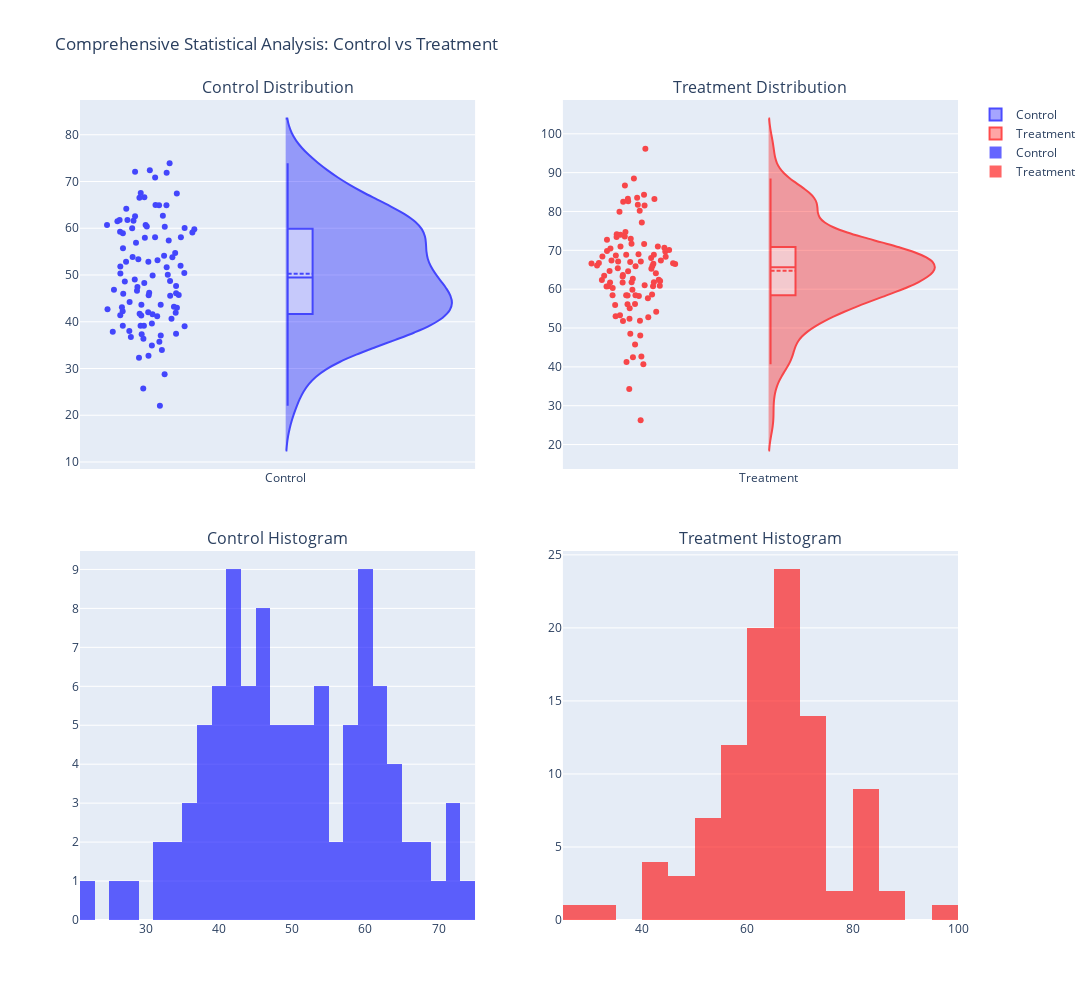

Write notebook code for a chart like this one.
### Markdown cell above
## 6. Advanced Example: Combined Analysis

Demonstrate how to use PlotGrid directly for custom statistical visualizations.

### Code cell
from neural_analysis.plotting import PlotGrid, PlotSpec, GridLayoutConfig

# Generate data for different analysis types
np.random.seed(123)
control_data = np.random.randn(100) * 10 + 50
treatment_data = np.random.randn(100) * 12 + 65

# Create custom grid with multiple plot types
plot_specs = [
    # Violin plots in first row
    PlotSpec(
        data=control_data,
        plot_type='violin',
        subplot_position=0,
        title='Control Distribution',
        label='Control',
        color='blue',
        kwargs={'showbox': True, 'showpoints': True, 'showmeans': True}
    ),
    PlotSpec(
        data=treatment_data,
        plot_type='violin',
        subplot_position=1,
        title='Treatment Distribution',
        label='Treatment',
        color='red',
        kwargs={'showbox': True, 'showpoints': True, 'showmeans': True}
    ),
    
    # Histograms in second row
    PlotSpec(
        data=control_data,
        plot_type='histogram',
        subplot_position=2,
        title='Control Histogram',
        label='Control',
        color='blue',
        alpha=0.6,
        kwargs={'bins': 30}
    ),
    PlotSpec(
        data=treatment_data,
        plot_type='histogram',
        subplot_position=3,
        title='Treatment Histogram',
        label='Treatment',
        color='red',
        alpha=0.6,
        kwargs={'bins': 30}
    ),
]

# Create grid
grid = PlotGrid(
    plot_specs=plot_specs,
    layout=GridLayoutConfig(rows=2, cols=2),
    config=PlotConfig(
        title="Comprehensive Statistical Analysis: Control vs Treatment",
        figsize=(12, 10)
    ),
    backend='plotly'
)

fig = grid.plot()
fig.show()

print("\n" + "="*70)
print("✓ Custom PlotGrid created with mixed plot types!")
print("="*70)
print("\nKey Takeaway: All statistical plotting should use PlotGrid for:")
print("  • Consistent styling across all visualizations")
print("  • Easy multi-panel layouts")
print("  • Flexible backend switching (matplotlib ↔ plotly)")
print("  • Legend deduplication and proper formatting")
print("  • Metadata-driven approach for reproducibility")

### Figure 1 — Plotly figure (JSON) as saved in the notebook; plotly's stock layout.template omitted (floating-point values rounded to 4 significant figures)
{"data": [{"box": {"fillcolor": "rgba(255, 255, 255, 0.5)", "line": {"color": "blue", "width": 2}, "visible": true, "width": 0.3}, "jitter": 0.3, "marker": {"color": "blue"}, "meanline": {"color": "blue", "visible": true, "width": 2}, "name": "Control", "opacity": 0.7, "pointpos": -0.8, "points": "all", "showlegend": true, "side": "positive", "type": "violin", "xaxis": "x", "y": [39.14, 59.97, 52.83, 34.94, 44.21, 66.51, 25.73, 45.71, 62.66, 41.33, 43.21, 49.05, 64.91, 43.61, 45.56, 45.66, 72.06, 71.87, 60.04, 53.86, 57.37, 64.91, 40.64, 61.76, 37.46, 43.62, 59.07, 35.71, 48.6, 41.38, 47.44, 22.01, 32.28, 43.0, 59.27, 48.26, 50.03, 56.88, 41.2, 52.84, 41.95, 32.72, 46.09, 55.74, 53.39, 49.88, 73.92, 54.13, 59.79, 72.38, 37.06, 39.61, 67.44, 42.02, 50.3, 60.69, 58.91, 67.55, 64.96, 60.69, 42.27, 57.95, 53.14, 36.74, 64.17, 58.07, 50.45, 47.67, 38.02, 52.0, 54.68, 41.69, 61.62, 39.03, 28.77, 60.4, 45.97, 48.74, 41.62, 33.94, 62.55, 43.11, 66.61, 58.07, 46.85, 39.14, 42.68, 37.87, 70.87, 51.64, 61.5, 37.33, 51.81, 61.78, 46.65, 60.31, 39.15, 36.37, 53.79, 46.21], "yaxis": "y"}, {"box": {"fillcolor": "rgba(255, 255, 255, 0.5)", "line": {"color": "red", "width": 2}, "visible": true, "width": 0.3}, "jitter": 0.3, "marker": {"color": "red"}, "meanline": {"color": "red", "visible": true, "width": 2}, "name": "Treatment", "opacity": 0.7, "pointpos": -0.8, "points": "all", "showlegend": true, "side": "positive", "type": "violin", "xaxis": "x2", "y": [72.7, 41.27, 73.55, 96.18, 64.7, 65.41, 67.15, 42.66, 70.11, 45.74, 59.87, 79.91, 56.18, 71.01, 77.15, 68.34, 48.55, 61.01, 88.51, 40.7, 61.69, 58.37, 66.45, 73.98, 84.3, 61.76, 74.75, 71.0, 70.69, 58.23, 53.03, 51.8, 55.92, 68.86, 74.13, 68.88, 58.41, 86.67, 83.23, 60.75, 55.12, 66.56, 80.21, 68.99, 71.68, 62.46, 70.48, 83.53, 62.12, 66.72, 68.05, 68.4, 48.06, 42.48, 52.76, 67.02, 71.65, 58.63, 81.53, 63.28, 65.24, 62.67, 66.61, 73.45, 72.99, 54.22, 83.28, 51.86, 65.95, 61.71, 52.41, 64.1, 56.11, 65.87, 69.84, 82.66, 68.69, 57.67, 60.3, 66.68, 66.12, 82.52, 81.74, 60.69, 58.42, 34.32, 58.41, 53.26, 60.74, 69.7, 67.13, 64.64, 67.39, 63.49, 67.36, 26.23, 61.77, 63.67, 60.9, 62.38], "yaxis": "y2"}, {"marker": {"color": "blue"}, "name": "Control", "nbinsx": 30, "opacity": 0.6, "showlegend": true, "type": "histogram", "x": [39.14, 59.97, 52.83, 34.94, 44.21, 66.51, 25.73, 45.71, 62.66, 41.33, 43.21, 49.05, 64.91, 43.61, 45.56, 45.66, 72.06, 71.87, 60.04, 53.86, 57.37, 64.91, 40.64, 61.76, 37.46, 43.62, 59.07, 35.71, 48.6, 41.38, 47.44, 22.01, 32.28, 43.0, 59.27, 48.26, 50.03, 56.88, 41.2, 52.84, 41.95, 32.72, 46.09, 55.74, 53.39, 49.88, 73.92, 54.13, 59.79, 72.38, 37.06, 39.61, 67.44, 42.02, 50.3, 60.69, 58.91, 67.55, 64.96, 60.69, 42.27, 57.95, 53.14, 36.74, 64.17, 58.07, 50.45, 47.67, 38.02, 52.0, 54.68, 41.69, 61.62, 39.03, 28.77, 60.4, 45.97, 48.74, 41.62, 33.94, 62.55, 43.11, 66.61, 58.07, 46.85, 39.14, 42.68, 37.87, 70.87, 51.64, 61.5, 37.33, 51.81, 61.78, 46.65, 60.31, 39.15, 36.37, 53.79, 46.21], "xaxis": "x3", "yaxis": "y3"}, {"marker": {"color": "red"}, "name": "Treatment", "nbinsx": 30, "opacity": 0.6, "showlegend": true, "type": "histogram", "x": [72.7, 41.27, 73.55, 96.18, 64.7, 65.41, 67.15, 42.66, 70.11, 45.74, 59.87, 79.91, 56.18, 71.01, 77.15, 68.34, 48.55, 61.01, 88.51, 40.7, 61.69, 58.37, 66.45, 73.98, 84.3, 61.76, 74.75, 71.0, 70.69, 58.23, 53.03, 51.8, 55.92, 68.86, 74.13, 68.88, 58.41, 86.67, 83.23, 60.75, 55.12, 66.56, 80.21, 68.99, 71.68, 62.46, 70.48, 83.53, 62.12, 66.72, 68.05, 68.4, 48.06, 42.48, 52.76, 67.02, 71.65, 58.63, 81.53, 63.28, 65.24, 62.67, 66.61, 73.45, 72.99, 54.22, 83.28, 51.86, 65.95, 61.71, 52.41, 64.1, 56.11, 65.87, 69.84, 82.66, 68.69, 57.67, 60.3, 66.68, 66.12, 82.52, 81.74, 60.69, 58.42, 34.32, 58.41, 53.26, 60.74, 69.7, 67.13, 64.64, 67.39, 63.49, 67.36, 26.23, 61.77, 63.67, 60.9, 62.38], "xaxis": "x4", "yaxis": "y4"}], "layout": {"annotations": [{"font": {"size": 16}, "showarrow": false, "text": "Control Distribution", "x": 0.225, "xanchor": "center", "xref": "paper", "y": 1, "yanchor": "bottom", "yref": "paper"}, {"font": {"size": 16}, "showarrow": false, "text": "Treatment Distribution", "x": 0.775, "xanchor": "center", "xref": "paper", "y": 1, "yanchor": "bottom", "yref": "paper"}, {"font": {"size": 16}, "showarrow": false, "text": "Control Histogram", "x": 0.225, "xanchor": "center", "xref": "paper", "y": 0.45, "yanchor": "bottom", "yref": "paper"}, {"font": {"size": 16}, "showarrow": false, "text": "Treatment Histogram", "x": 0.775, "xanchor": "center", "xref": "paper", "y": 0.45, "yanchor": "bottom", "yref": "paper"}], "height": 1000, "showlegend": true, "title": {"text": "Comprehensive Statistical Analysis: Control vs Treatment"}, "width": 1200, "xaxis": {"anchor": "y", "domain": [0, 0.45]}, "xaxis2": {"anchor": "y2", "domain": [0.55, 1]}, "xaxis3": {"anchor": "y3", "domain": [0, 0.45]}, "xaxis4": {"anchor": "y4", "domain": [0.55, 1]}, "yaxis": {"anchor": "x", "domain": [0.55, 1]}, "yaxis2": {"anchor": "x2", "domain": [0.55, 1]}, "yaxis3": {"anchor": "x3", "domain": [0, 0.45]}, "yaxis4": {"anchor": "x4", "domain": [0, 0.45]}}}
